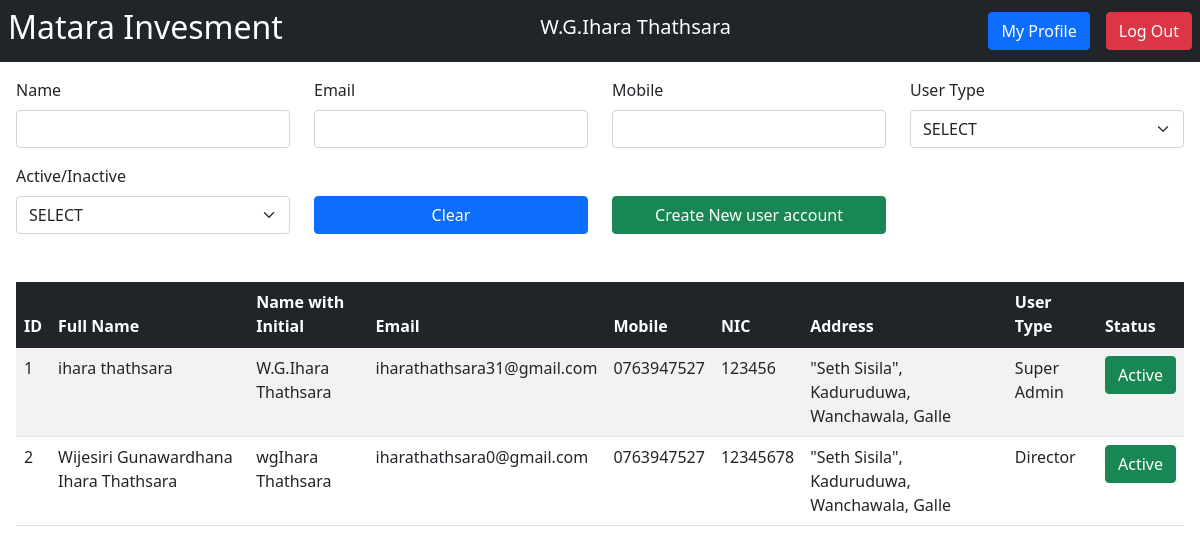
Page /manage-users.php (signed in) on the earlier database version.
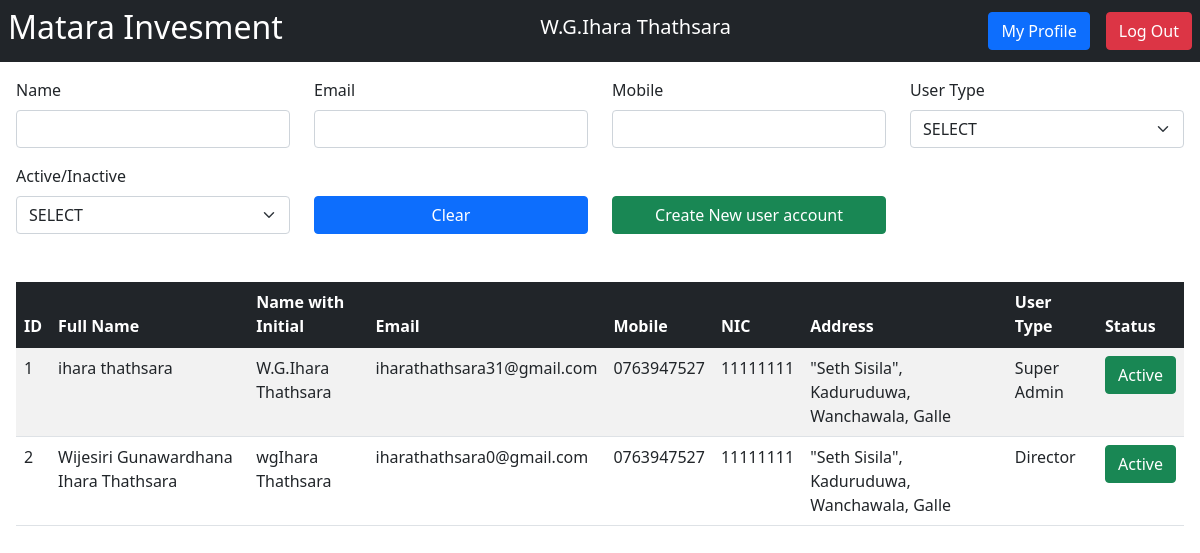
Same page on the later database version.
### tables this page shows
CREATE TABLE IF NOT EXISTS `user` (
  `id` int NOT NULL AUTO_INCREMENT,
  `emp_no` varchar(50) DEFAULT NULL,
  `full_name` varchar(50) DEFAULT NULL,
  `name_with_initial` varchar(50) DEFAULT NULL,
  `email` varchar(50) DEFAULT NULL,
  `mobile` varchar(10) DEFAULT NULL,
  `nic` varchar(10) DEFAULT NULL,
  `password` text,
  `address` varchar(50) DEFAULT NULL,
  `user_type_id` int DEFAULT NULL,
  `user_status_id` int DEFAULT '1',
  `created_at` timestamp NULL DEFAULT CURRENT_TIMESTAMP,
  `updated_at` timestamp NOT NULL DEFAULT CURRENT_TIMESTAMP ON UPDATE CURRENT_TIMESTAMP,
  PRIMARY KEY (`id`),
  KEY `FK_user_user_type` (`user_type_id`),
  KEY `FK_user_user_status` (`user_status_id`),
  CONSTRAINT `FK_user_user_status` FOREIGN KEY (`user_status_id`) REFERENCES `user_status` (`id`),
  CONSTRAINT `FK_user_user_type` FOREIGN KEY (`user_type_id`) REFERENCES `user_type` (`id`)
);

CREATE TABLE IF NOT EXISTS `user_type` (
  `id` int NOT NULL AUTO_INCREMENT,
  `name` varchar(50) DEFAULT NULL,
  PRIMARY KEY (`id`)
);

CREATE TABLE IF NOT EXISTS `user_status` (
  `id` int NOT NULL AUTO_INCREMENT,
  `name` varchar(50) DEFAULT NULL,
  PRIMARY KEY (`id`)
);

### connection.php (called while the page is built, shortened)
<?php
class Database {
    public static $connection;
    public static function setUpConnection() {
        if (!isset(Database::$connection)) {
            Database::$connection = new mysqli("localhost", "root", "password", "dbname", "3306");
        }
    }
    public static function search($query, $params = [], $types = "") {
        if (empty($params)) {
            $result = Database::$connection->query($query);
        }
        return $result;
    }
}
?>

### manage-users.php (the view, shortened to what this page needs)
<?php
if (isset($_SESSION["user"])) {
    require "connection.php";
?>
    <!DOCTYPE html>
    <html lang="en">
    <head>
        <link rel="stylesheet" href="bootstrap.css" />
        <link rel="stylesheet" href="style.css" />
    </head>
    <body>
        <div class="container-fluid">
            <div class="row">
                <?php
                require "header.php";
                ?>
                <div class="col-12 p-3">
                    <div class="row">
                        <div class="col-6 col-md-3 mb-3">
                            <label class="form-label" for="sName">Name</label>
                            <input class="form-control" type="text" id="sName" onkeyup="searchUsers();" />
                        </div>
                        <div class="col-6 col-md-3 mb-3">
                            <label class="form-label" for="sEmail">Email</label>
                            <input class="form-control" type="text" id="sEmail" onkeyup="searchUsers();" />
                        </div>
                        <div class="col-6 col-md-3 mb-3">
                            <label class="form-label" for="sMobile">Mobile</label>
                            <input class="form-control" type="text" id="sMobile" onkeyup="searchUsers();" />
                        </div>
                        <div class="col-6 col-md-3 mb-3">
                            <label class="form-label" for="sType">User Type</label>
                            <select class="form-select" name="" id="sType" onchange="searchUsers();">
                                <option value="0">SELECT</option>
                            </select>
                        </div>
                        <div class="col-6 col-md-3 mb-3">
                            <label class="form-label" for="sStatus">Active/Inactive</label>
                            <select class="form-select" name="" id="sStatus" onchange="searchUsers();">
                                <option value="0">SELECT</option>
                            </select>
                        </div>
                        <div class="col-6 col-md-3 mb-3 pt-2 px-4">
                            <div class="row">
                                <button class="btn btn-primary mt-4" onclick="window.location.reload();">Clear</button>
                            </div>
                        </div>
                        <div class="col-6 col-md-3 mb-3 pt-2 px-4">
                            <div class="row">
                                <button class="btn btn-success mt-4" onclick="window.location='add-new-user.php';">Create New user account</button>
                            </div>
                        </div>
                    </div>
                </div>
                <div class="col-12 table-responsive p-3">
                    <table class="table table-striped">
                        <thead>
                            <tr class="bg-dark text-white">
                                <th>ID</th>
                                <th>Full Name</th>
                                <th>Name with Initial</th>
                                <th>Email</th>
                                <th>Mobile</th>
                                <th>NIC</th>
                                <th>Address</th>
                                <th>User Type</th>
                                <th>Status</th>
                            </tr>
                        </thead>
                        <tbody id="usersTableBody">
                            <?php
                            $users_rs = Database::search("SELECT `user`.`id`,`user`.`full_name`,`user`.`name_with_initial`,`user`.`email`,`user`.`mobile`,`user`.`nic`,`user`.`address`,`user_type`.`name` AS `userType`, `user_status`.`name` AS `userStatus` FROM `user` INNER JOIN `user_type` ON `user`.`user_type_id` = `user_type`.`id` INNER JOIN `user_status` ON `user`.`user_status_id`=`user_status`.`id`");
                            $users_num = $users_rs->num_rows;
                            for ($i = 0; $i < $users_num; $i++) {
                                $users_data = $users_rs->fetch_assoc();
                            ?>
                                <tr>
                                    <td><?php echo $users_data["id"]; ?></td>
                                    <td><?php echo $users_data["full_name"]; ?></td>
                                    <td><?php echo $users_data["name_with_initial"]; ?></td>
                                    <td><?php echo $users_data["email"]; ?></td>
                                    <td><?php echo $users_data["mobile"]; ?></td>
                                    <td><?php echo $users_data["nic"]; ?></td>
                                    <td><?php echo $users_data["address"]; ?></td>
                                    <td><?php echo $users_data["userType"]; ?></td>
                                    <td>
                                        <?php
                                        if ($users_data["userType"] == "Super Admin") {
                                        ?>
                                            <div class="btn btn-success"><?php echo $users_data["userStatus"]; ?></div>
                                            <?php
                                        } else {
                                            if ($users_data["userStatus"] == "Active") {
                                            ?>
                                                <button class="btn btn-success" onclick="updateUserStatus('<?php echo $users_data['id']; ?>');"><?php echo $users_data["userStatus"]; ?></button>
                                            <?php
                                            } else {
                                            ?>
                                                <button class="btn btn-danger" onclick="updateUserStatus('<?php echo $users_data['id']; ?>');"><?php echo $users_data["userStatus"]; ?></button>
                                        <?php
                                            }
                                        }
                                        ?>
                                        </td>
                                </tr>
                            <?php
                            }
                            ?>
                        </tbody>
                    </table>
                </div>
            </div>
        </div>
    </body>
    </html>
<?php
} else {
    header("Location: login.php");
}
?>

### header.php (shortened to what this page needs)
<div class="col-12 d-flex justify-content-between align-items-center p-2 bg-dark">
    <h2 class="text-white" onclick="window.location='index.php';" style="cursor: pointer;">Matara Invesment</h2>
    <h5 class="d-none d-lg-block text-white"><?php echo $_SESSION["user"]["name_with_initial"]; ?></h5>
    <ul class="list-unstyled d-flex m-0 gap-3">
        <li><button class="btn btn-primary" onclick="window.location='my-profile.php'">My Profile</button></li>
        <li><button class="btn btn-danger" onclick="logOut();">Log Out</button></li>
    </ul>
</div>

Differences in the rows shown:
changed user "ihara thathsara": nic "123456" → "11111111"
changed user "Wijesiri Gunawardhana Ihara Thathsara": nic "12345678" → "11111111"
